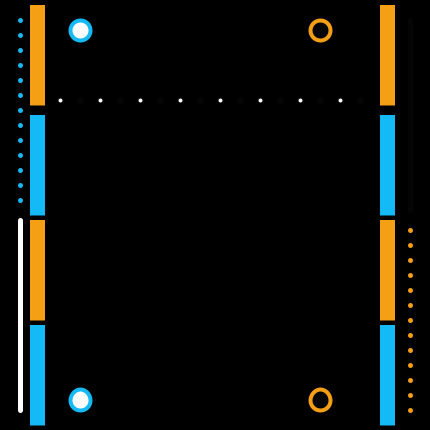
Frame 1 (no input)
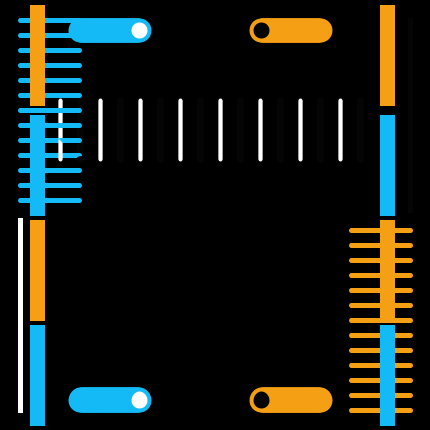
Frame 60 (the mouse pressed at the canvas centre just before this capture)
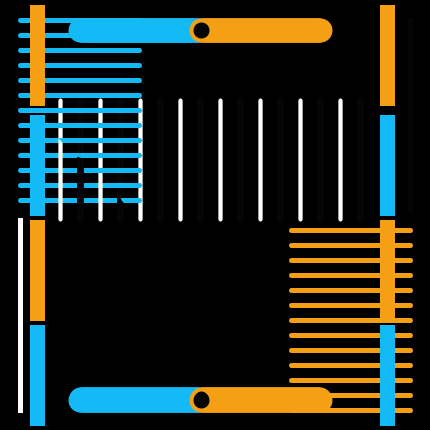
Frame 120 (the mouse held since frame 60 and released just before this capture)

The Processing sketch that drew these frames (run headless with seeded random() and noise(); from frame 60 on, the mouse is pressed at the canvas centre):

// Processing sketch: macarenas02t00
// ── macarenas02t00.pde
int x, x1, x2, x3, x4, x5, x6, x7, x8; // x declarado
float y, y1, y2, y3;
color azul; // color 1 declarado
color amarillo; // color 2 declarado
color negro; // color 3 declarado
color blanco; // color 4 declarado

void setup() {
  size(430, 430); //tamaño del canvas
  
  background(negro);
  
  x = 80; // x inicializado
  x1 = 320; // x1 inicializado
  x2 = 30; // x2 inicializado
  x3 = 380; // x3 inicializado
  x4 = 15; // x4 inicializado
  x5 = 20; // x6 inicializado
  x6 = 410;
  
  y = 100.5; // y inicializado
  y1 = 30.5; // y1 inicializado
  y2 = 20.5; // y2 inicializado
  y3 = 100.5;
  
  azul = color(#14BAF5); // color 1 inicializado
  amarillo = color(#F59F14); // color 2 inicializado
  negro = color(#050505); // color 3 inicializado
  blanco = color(#FFFFFF); // color 4 inicializado 
}

void draw() {
  
  noStroke(); // rectangulo sin borde
  fill(amarillo); //rectangulo relleno amarillo
  rect(x2, 5, x4, y); // rectangulo
  
  noStroke(); // rectangulo sin borde 1
  fill(azul); //rectangulo 1 relleno azul
  rect(x2, 115, x4, y); // rectangulo 1
  
  noStroke(); // rectangulo 2 sin borde
  fill(amarillo); //rectangulo 2 relleno amarillo
  rect(x2, 220, x4, y); // rectangulo 2
  
  noStroke(); // rectangulo  3 sin borde
  fill(azul); //rectangulo 3 relleno amarillo
  rect(x2, 325, x4, y); // rectangulo 3
  
  noStroke(); // rectangulo 5 sin borde
  fill(amarillo); //rectangulo 5 relleno amarillo
  rect(x3, 5, x4, y); // rectangulo 5
  
  noStroke(); // rectangulo sin borde 6
  fill(azul); //rectangulo 6 relleno azul
  rect(x3, 115, x4, y); // rectangulo 6
  
  noStroke(); // rectangulo 7 sin borde
  fill(amarillo); //rectangulo 7 relleno amarillo
  rect(x3, 220, x4, y); // rectangulo 7
  
  noStroke(); // rectangulo  8 sin borde
  fill(azul); //rectangulo 8 relleno amarillo
  rect(x3, 325, x4, y); // rectangulo 8
 
  stroke(azul); // circulo con borde
  strokeWeight(4); // grosor circulo
  fill(blanco); //circulo relleno negro
  ellipse(x, y1, 20, y2); //circulo
  
  stroke(amarillo); // circulo 1 con borde
  strokeWeight(4); // grosor circulo 1
  fill(negro); //circulo 1 relleno negro
  ellipse(x1, y1, 20, y2); //circulo 1
  
  stroke(azul); // circulo 2 con borde
  strokeWeight(4); // grosor 2 circulo
  fill(blanco); //circulo 2 relleno negro
  ellipse(x, 400, 20, y2); //circulo 2
  
  stroke(amarillo); // circulo 3 con borde
  strokeWeight(4); // grosor circulo 3
  fill(negro); //circulo 3 relleno negro
  ellipse(x1, 400, 20, y2); //circulo 3
 
  stroke(blanco); // liena blanca
  strokeWeight(5);
  line(20, 220, 20, 410);
  
  stroke(azul); // puntos azules
  strokeWeight(5); 
  point(x5, 20);
  point(x5, 35);
  point(x5, 50);
  point(x5, 65);
  point(x5, 80);
  point(x5, 95);
  point(x5, 110);
  point(x5, 125);
  point(x5, 140);
  point(x5, 155);
  point(x5, 170);
  point(x5, 185);
  point(x5, 200);
  
  stroke(amarillo); // puntos amarillos
  strokeWeight(5); 
  point(x6, 230);
  point(x6, 245);
  point(x6, 260);
  point(x6, 275);
  point(x6, 290);
  point(x6, 305);
  point(x6, 320);
  point(x6, 335);
  point(x6, 350);
  point(x6, 365);
  point(x6, 380);
  point(x6, 395);
  point(x6, 410);
  
  stroke(negro); // liena negra
  strokeWeight(5);
  line(410, 210, 410, 20);
  
  stroke(blanco); // puntos blancos
  strokeWeight(4);
  point(60, y3);
  point(100, y3);
  point(140, y3);
  point(180, y3);
  point(220, y3);
  point(260, y3);
  point(300, y3);
  point(340, y3);
  
  stroke(negro); // puntos negros
  strokeWeight(7);
  point(80, y3);
  point(120, y3);
  point(160, y3);
  point(200, y3);
  point(240, y3);
  point(280, y3);
  point(320, y3);
  point(360, y3);
  
  // modicicadores
  x5 ++;
  x6 --;
  y3 ++;
  x ++;
  x1 --;

}
